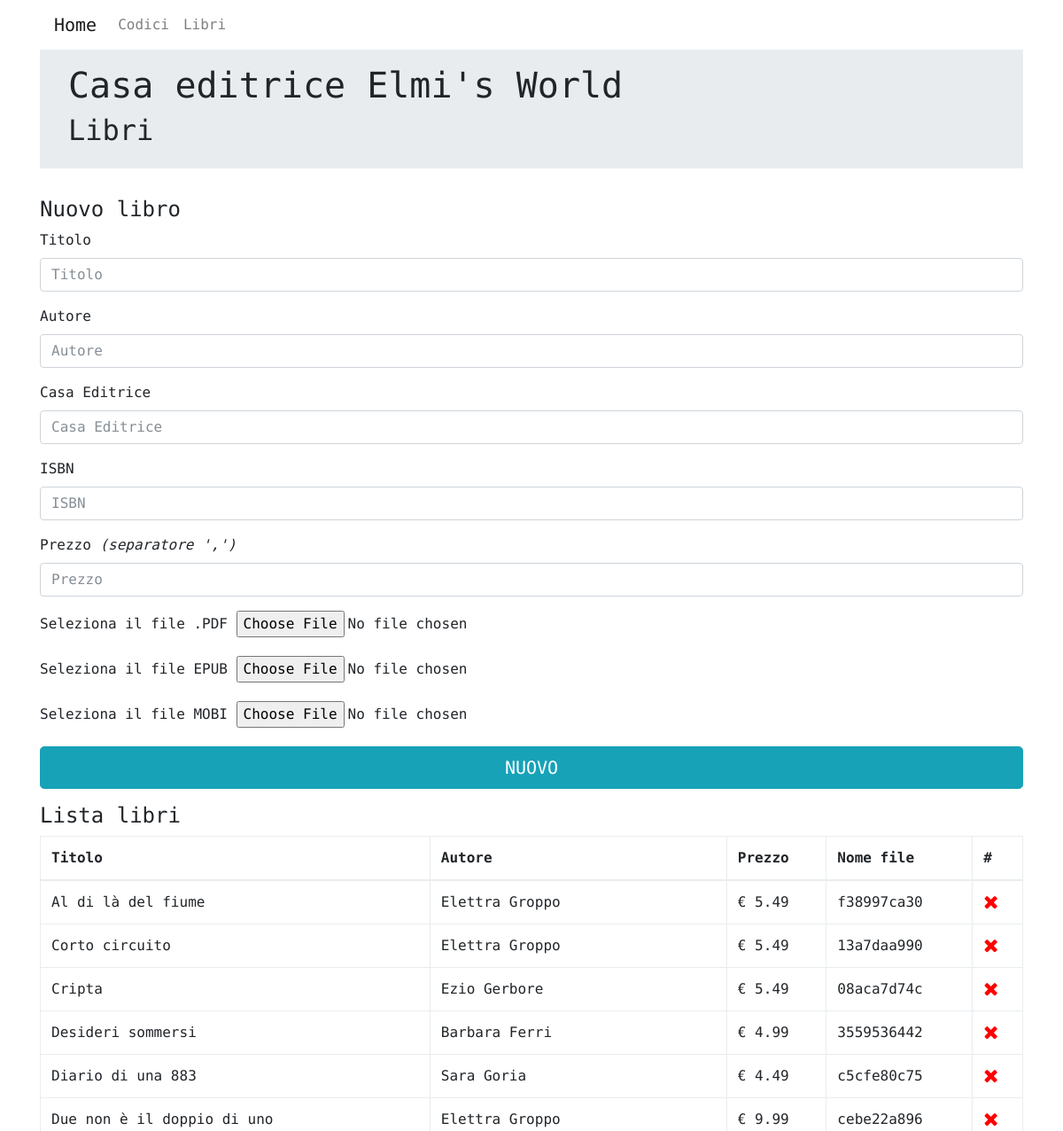
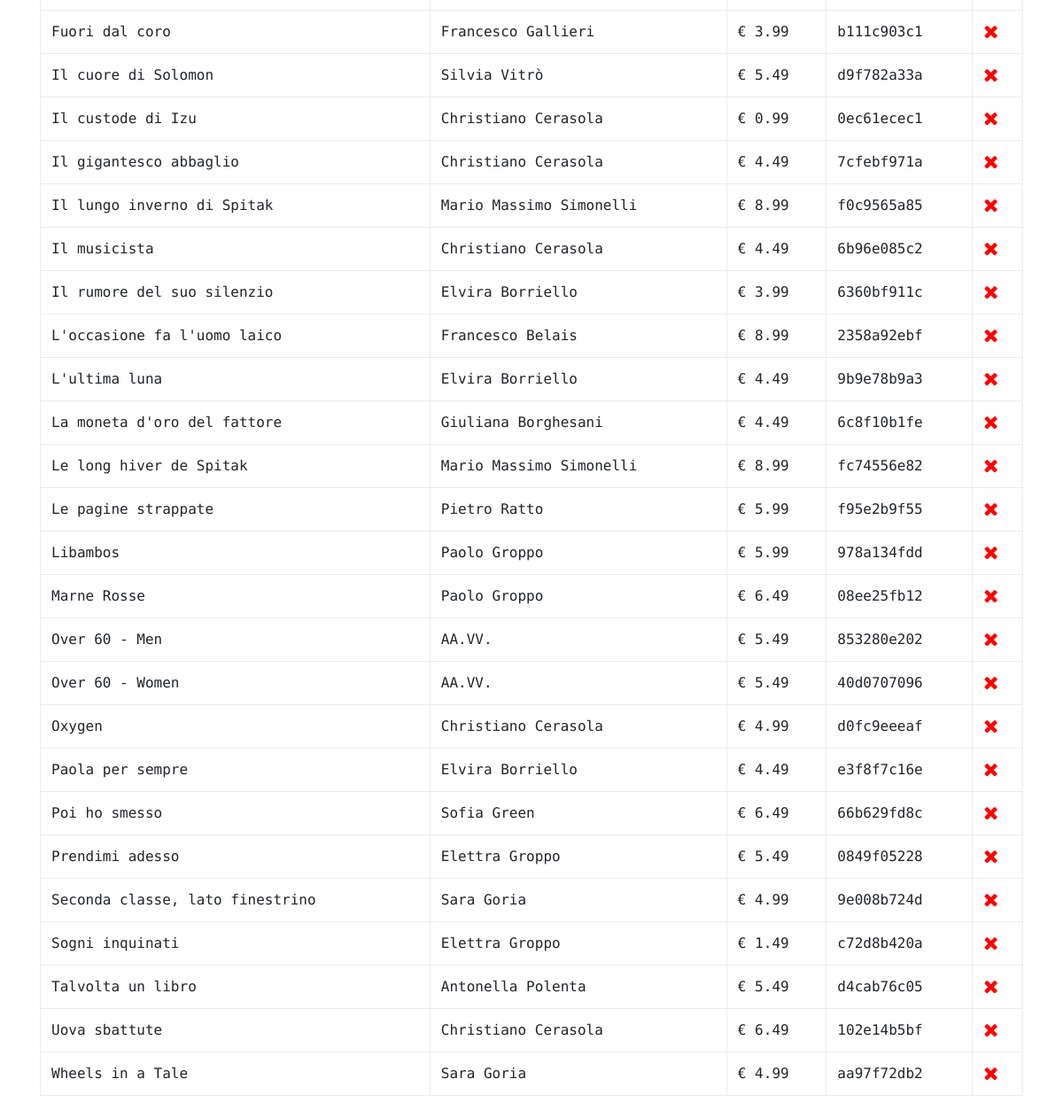
The page /admin_libri.php on the database its author committed (2 pictures, top to bottom).
### tables this page shows
CREATE TABLE `libro` (
  `libroid` int(11) NOT NULL,
  `titolo` varchar(150) NOT NULL,
  `autore` varchar(100) NOT NULL,
  `casaeditrice` varchar(100) NOT NULL,
  `isbn` varchar(25) NOT NULL,
  `prezzo` decimal(8,2) NOT NULL,
  `nomefile` varchar(255) NOT NULL
);

### admin_libri.php (called while the page is built, shortened)
<?php
require_once('utilita.php');
require_once('template/templatehtml.php');
require_once('classi/libro.php');
TemplateHTML::HEAD("Download Ebook - Elmi's World");
TemplateHTML::OPENCONTAINER();
TemplateHTML::MENU();
TemplateHTML::JUMBOTRON("Casa editrice Elmi's World", "Libri");
TemplateHTML::HEADER("Nuovo libro");
TemplateHTML::FORM_NUOVO_LIBRO(htmlspecialchars($_SESSION["formid"]));
$libri = new Libri();
$libri->getTuttiLibri();
TemplateHTML::LIST_TABLE_LIBRI($libri->getLibri());
TemplateHTML::CLOSECONTAINER();
TemplateHTML::END();

### classi/libro.php (called while the page is built, shortened)
<?php
class Libri {
    public function getTuttiLibri() {
        require('config.php');
        try {
            $db = new PDO("mysql:host=" . $dbhost . ";dbname=" . $dbname, $dbuser, $dbpswd);
            $db->setAttribute(PDO::ATTR_ERRMODE, PDO::ERRMODE_WARNING);
            $db->setAttribute(PDO::ATTR_DEFAULT_FETCH_MODE, PDO::FETCH_OBJ);
            $db->setAttribute(PDO::MYSQL_ATTR_INIT_COMMAND, 'SET NAMES UTF8');
            $db->setAttribute(PDO::MYSQL_ATTR_INIT_COMMAND, 'SET CHARACTER SET UTF8');
            $sql = "SELECT * FROM libro
                    ORDER BY casaeditrice ASC, titolo ASC";
            $result = $db->query($sql);
            foreach ($result as $row) {
                $row = get_object_vars($row);
                $libro = new Libro();
                $libro->id = $row['libroid'];
                $libro->titolo = db2html($row['titolo']);
                $libro->autore = db2html($row['autore']);
                $libro->prezzo = $row['prezzo'];
                $libro->nomefile = $row['nomefile'];
            }
        } catch (PDOException $e) {
            throw new PDOException("Error  : " . $e->getMessage());
        }
    }
}

### utilita.php (called while the page is built, shortened)
<?php
function db2html($stringa) {
    return utf8_encode($stringa);
}

### template/templatehtml.php (the view, shortened to what this page needs)
<?php
class TemplateHTML {
    public static function HEAD($titolo) {
        $html = "
        <!DOCTYPE html>
        <html lang='it'>
        <head>
            <meta charset='utf-8'>
            <meta http-equiv='X-UA-Compatible' content='IE=edge'>
            <meta name='viewport' content='width=device-width, initial-scale=1'>
            <title>$titolo</title>
            <link rel='stylesheet' href='vendor/bootstrap/bootstrap.min.css'>
            <link rel='stylesheet' href='vendor/awesome/css/font-awesome.min.css'>
            <link href='https://fonts.googleapis.com/css?family=Ubuntu+Mono' rel='stylesheet'>
            <link href='css/stile.css' rel='stylesheet'>
        </head>
        <body>
        ";
        echo $html;
    }
    public static function OPENCONTAINER() {
        $html = "
        <div class='container theme-showcase' role='main'>
        ";
        echo $html;
    }
    public static function CLOSECONTAINER() {
        $html = "
        </div>
        ";
        echo $html;
    }
    public static function END() {
        $html = "
        </body>
        </html>
        ";
        echo $html;
    }
    public static function MENU() {
        $html = "
        <nav class='navbar navbar-expand-lg navbar-light'>
            <a class='navbar-brand' href='index.php'>Home</a>
            <button class='navbar-toggler' type='button' data-toggle='collapse' data-target='#navbarNav' aria-controls='navbarNav' aria-expanded='false' aria-label='Toggle navigation'>
                <span class='navbar-toggler-icon'></span>
            </button>
            <div class='collapse navbar-collapse' id='navbarNav'>
                <ul class='navbar-nav'>
                    <li class='nav-item'><a class='nav-link' href='admin_codici.php'>Codici</a></li>
                    <li class='nav-item'><a class='nav-link' href='admin_libri.php'>Libri</a></li>
                    <!-- <li class='nav-item'><a class='nav-link' href='accessi.php'>Accessi</a></li>
                    <li class='nav-item'><a class='nav-link' href='login.php'>Login</a></li>
                    <li class='nav-item'><a class='nav-link' href='logout.php'>Logout</a></li> -->
                </ul>
            </div>
        </nav>
        ";
        echo $html;
    }
    public static function JUMBOTRON($titolo, $sottotitolo) {
        echo '<div class="jumbotron">';
        if(!empty($titolo)){
            echo "<h1>$titolo</h1>";
        }
        if(!empty($sottotitolo)){
            echo "<h2>$sottotitolo</h2>";
        }
        echo '</div>';
    }
    public static function HEADER($header) {
        if(!empty($header)){
            echo "<div class='page-header'>";
            echo "<h4>$header</h4>";
            echo "</div>";
        }
    }
    public static function FORM_NUOVO_LIBRO($formID) {
        $html = "
        <div class='row'>
        <div class='col-md-12'>
            <form action='admin_libri.php' method='post' enctype='multipart/form-data'>
                <div class='form-group'>
                    <label for='Titolo'>Titolo</label>
                    <input type='text' class='form-control' id='Titolo' placeholder='Titolo' name='titolo' required>
                </div>
                <div class='form-group'>
                    <label for='Autore'>Autore</label>
                    <input type='text' class='form-control' id='Autore' placeholder='Autore' name='autore' required>
                </div>
                <div class='form-group'>
                    <label for='Casa_Editrice'>Casa Editrice</label>
                    <input type='text' class='form-control' id='Casa_Editrice' placeholder='Casa Editrice' name='ce' required>
                </div>
                <div class='form-group'>
                    <label for='ISBN'>ISBN</label>
                    <input type='text' class='form-control' id='ISBN' placeholder='ISBN' name='isbn' required>
                </div>
                <div class='form-group'>
                    <label for='Prezzo'>Prezzo <em>(separatore ',')</em></label>
                    <input type='number' class='form-control' id='Prezzo' placeholder='Prezzo' step='0.01' max='1000' min='0' name='prezzo' required>
                </div>
                <div class='form-group'>
                    <label for='filePDF'>Seleziona il file .PDF </label>
                    <input type='file' name='filePDF' id='filePDF'>
                </div>
                <div class='form-group'>
                    <label for='fileEPUB'>Seleziona il file EPUB</label>
                    <input type='file' name='fileEPUB' id='fileEPUB'>
                </div>
                <div class='form-group'>
                    <label for='fileMOBI'>Seleziona il file MOBI</label>
                    <input type='file' name='fileMOBI' id='fileMOBI'>
                </div>
                <div class='form-group'>
                    <input type='hidden' name='formid' value='$formID'>
                    <button type='submit' class='btn btn-info btn-block btn-lg'>NUOVO</button>
                </div>
            </form>
        </div>
        </div>
        ";
        echo $html;
    }
    public static function LIST_TABLE_LIBRI($libri) {
        $html = "
        <div class='row'>
        <div class='col-md-12'>
        <table class='table table-bordered'>
          <thead>
            <tr>
              <th>Titolo</th>
              <th>Autore</th>
              <th>Prezzo</th>
              <th class='hidden-xs hidden-sm'>Nome file</th>
              <th class='hidden-xs hidden-sm'>#</th>
            </tr>
          </thead>
          <tbody>
        ";
        echo $html;
        foreach ($libri as $lib) {
            echo "<tr>";
            echo " <td>$lib->titolo</td>";
            echo " <td>$lib->autore</td>";
            echo " <td>&euro; $lib->prezzo</td>";
            echo " <td>$lib->nomefile</td>";
            echo " <td><a href='admin_libri_elimina.php?id=$lib->id&ok=0'><i class='fa fa-times fa-lg rosso' aria-hidden='true'></i></a></td>";
            echo "</tr>";
        }
        $html = "
        </tbody>
        </table>
        </div>
        </div>
        ";
        echo $html;
    }
}

### css/stile.css (style rules this page uses)
html { overflow-y: scroll; }
body { font-family: 'Ubuntu Mono', monospace; }
.rosso { color: red; }
.jumbotron { border-radius: 0px; padding: 1rem 2rem; }

### rows shown on the page
libro: titolo "Al di là del fiume", autore "Elettra Groppo", prezzo "5.49", nomefile "f38997ca30"
libro: titolo "Corto circuito", autore "Elettra Groppo", prezzo "5.49", nomefile "13a7daa990"
libro: titolo "Cripta", autore "Ezio Gerbore", prezzo "5.49", nomefile "08aca7d74c"
libro: titolo "Desideri sommersi", autore "Barbara Ferri", prezzo "4.99", nomefile "3559536442"
libro: titolo "Diario di una 883", autore "Sara Goria", prezzo "4.49", nomefile "c5cfe80c75"
libro: titolo "Due non è il doppio di uno", autore "Elettra Groppo", prezzo "9.99", nomefile "cebe22a896"
libro: titolo "Fuori dal coro", autore "Francesco Gallieri", prezzo "3.99", nomefile "b111c903c1"
libro: titolo "Il cuore di Solomon", autore "Silvia Vitrò", prezzo "5.49", nomefile "d9f782a33a"
libro: titolo "Il custode di Izu", autore "Christiano Cerasola", prezzo "0.99", nomefile "0ec61ecec1"
libro: titolo "Il gigantesco abbaglio", autore "Christiano Cerasola", prezzo "4.49", nomefile "7cfebf971a"
libro: titolo "Il lungo inverno di Spitak", autore "Mario Massimo Simonelli", prezzo "8.99", nomefile "f0c9565a85"
libro: titolo "Il musicista", autore "Christiano Cerasola", prezzo "4.49", nomefile "6b96e085c2"
libro: titolo "Il rumore del suo silenzio", autore "Elvira Borriello", prezzo "3.99", nomefile "6360bf911c"
libro: titolo "L'occasione fa l'uomo laico", autore "Francesco Belais", prezzo "8.99", nomefile "2358a92ebf"
libro: titolo "L'ultima luna", autore "Elvira Borriello", prezzo "4.49", nomefile "9b9e78b9a3"
libro: titolo "La moneta d'oro del fattore", autore "Giuliana Borghesani", prezzo "4.49", nomefile "6c8f10b1fe"
libro: titolo "Le long hiver de Spitak", autore "Mario Massimo Simonelli", prezzo "8.99", nomefile "fc74556e82"
libro: titolo "Le pagine strappate", autore "Pietro Ratto", prezzo "5.99", nomefile "f95e2b9f55"
libro: titolo "Libambos", autore "Paolo Groppo", prezzo "5.99", nomefile "978a134fdd"
libro: titolo "Marne Rosse", autore "Paolo Groppo", prezzo "6.49", nomefile "08ee25fb12"
libro: titolo "Over 60 - Men", autore "AA.VV.", prezzo "5.49", nomefile "853280e202"
libro: titolo "Over 60 - Women", autore "AA.VV.", prezzo "5.49", nomefile "40d0707096"
libro: titolo "Oxygen", autore "Christiano Cerasola", prezzo "4.99", nomefile "d0fc9eeeaf"
libro: titolo "Paola per sempre", autore "Elvira Borriello", prezzo "4.49", nomefile "e3f8f7c16e"
libro: titolo "Poi ho smesso", autore "Sofia Green", prezzo "6.49", nomefile "66b629fd8c"
libro: titolo "Prendimi adesso", autore "Elettra Groppo", prezzo "5.49", nomefile "0849f05228"
libro: titolo "Seconda classe, lato finestrino", autore "Sara Goria", prezzo "4.99", nomefile "9e008b724d"
libro: titolo "Sogni inquinati", autore "Elettra Groppo", prezzo "1.49", nomefile "c72d8b420a"
libro: titolo "Talvolta un libro", autore "Antonella Polenta", prezzo "5.49", nomefile "d4cab76c05"
libro: titolo "Uova sbattute", autore "Christiano Cerasola", prezzo "6.49", nomefile "102e14b5bf"
libro: titolo "Wheels in a Tale", autore "Sara Goria", prezzo "4.99", nomefile "aa97f72db2"

### other values the page prints
$titolo "Casa editrice Elmi's World"
$sottotitolo "Libri"
$header "Nuovo libro Lista libri"
